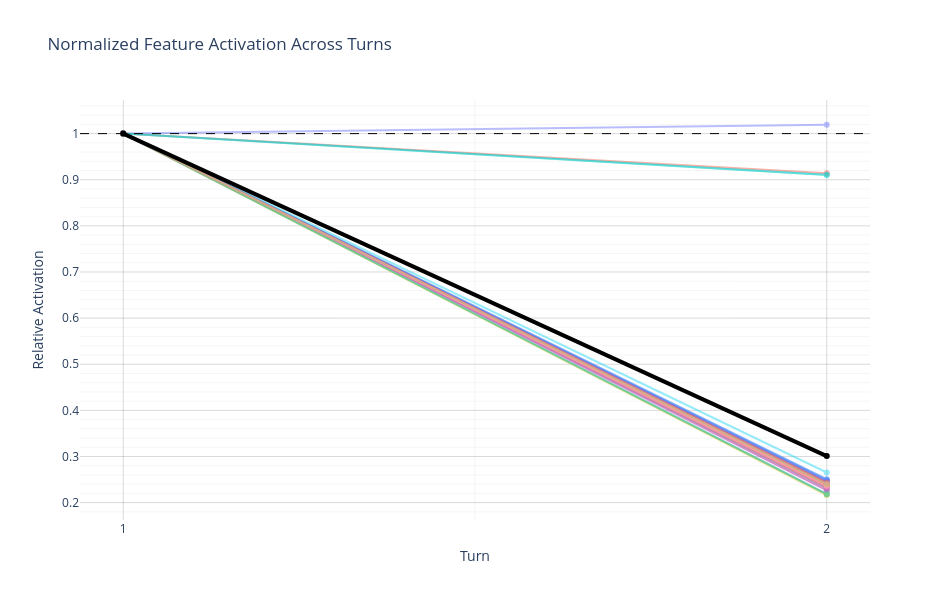

Here is the notebook cell this chart was saved with:
### Code cell
plot_per_turn(turn_fts)

### Figure 1 — Plotly figure (JSON) as saved in the notebook; plotly's stock layout.template omitted (floating-point values rounded to 4 significant figures)
{"data": [{"hovertemplate": "id=edb7ee96_2<br>turn=%{x}<br>relative activation=%{y:.4f}<extra></extra>", "mode": "lines+markers", "opacity": 0.45, "showlegend": false, "type": "scatter", "x": [1, 2], "y": [1, 1.019]}, {"hovertemplate": "id=1b455f14_2<br>turn=%{x}<br>relative activation=%{y:.4f}<extra></extra>", "mode": "lines+markers", "opacity": 0.45, "showlegend": false, "type": "scatter", "x": [1, 2], "y": [1, 0.914]}, {"hovertemplate": "id=8709e186_2<br>turn=%{x}<br>relative activation=%{y:.4f}<extra></extra>", "mode": "lines+markers", "opacity": 0.45, "showlegend": false, "type": "scatter", "x": [1, 2], "y": [1, 0.9104]}, {"hovertemplate": "id=87ef9be2_1<br>turn=%{x}<br>relative activation=%{y:.4f}<extra></extra>", "mode": "lines+markers", "opacity": 0.45, "showlegend": false, "type": "scatter", "x": [1], "y": [1]}, {"hovertemplate": "id=47b8f839_1<br>turn=%{x}<br>relative activation=%{y:.4f}<extra></extra>", "mode": "lines+markers", "opacity": 0.45, "showlegend": false, "type": "scatter", "x": [1], "y": [1]}, {"hovertemplate": "id=1bd208c9_1<br>turn=%{x}<br>relative activation=%{y:.4f}<extra></extra>", "mode": "lines+markers", "opacity": 0.45, "showlegend": false, "type": "scatter", "x": [1], "y": [1]}, {"hovertemplate": "id=2d3ee623_1<br>turn=%{x}<br>relative activation=%{y:.4f}<extra></extra>", "mode": "lines+markers", "opacity": 0.45, "showlegend": false, "type": "scatter", "x": [1], "y": [1]}, {"hovertemplate": "id=637ad2e4_2<br>turn=%{x}<br>relative activation=%{y:.4f}<extra></extra>", "mode": "lines+markers", "opacity": 0.45, "showlegend": false, "type": "scatter", "x": [1, 2], "y": [1, 0.2343]}, {"hovertemplate": "id=bba7a555_2<br>turn=%{x}<br>relative activation=%{y:.4f}<extra></extra>", "mode": "lines+markers", "opacity": 0.45, "showlegend": false, "type": "scatter", "x": [1, 2], "y": [1, 0.2366]}, {"hovertemplate": "id=6984b979_2<br>turn=%{x}<br>relative activation=%{y:.4f}<extra></extra>", "mode": "lines+markers", "opacity": 0.45, "showlegend": false, "type": "scatter", "x": [1, 2], "y": [1, 0.2387]}, {"hovertemplate": "id=77c36770_2<br>turn=%{x}<br>relative activation=%{y:.4f}<extra></extra>", "mode": "lines+markers", "opacity": 0.45, "showlegend": false, "type": "scatter", "x": [1, 2], "y": [1, 0.25]}, {"hovertemplate": "id=d24b0df2_2<br>turn=%{x}<br>relative activation=%{y:.4f}<extra></extra>", "mode": "lines+markers", "opacity": 0.45, "showlegend": false, "type": "scatter", "x": [1, 2], "y": [1, 0.2442]}, {"hovertemplate": "id=49ad9746_2<br>turn=%{x}<br>relative activation=%{y:.4f}<extra></extra>", "mode": "lines+markers", "opacity": 0.45, "showlegend": false, "type": "scatter", "x": [1, 2], "y": [1, 0.219]}, {"hovertemplate": "id=5b886786_2<br>turn=%{x}<br>relative activation=%{y:.4f}<extra></extra>", "mode": "lines+markers", "opacity": 0.45, "showlegend": false, "type": "scatter", "x": [1, 2], "y": [1, 0.2389]}, {"hovertemplate": "id=fd9e1226_2<br>turn=%{x}<br>relative activation=%{y:.4f}<extra></extra>", "mode": "lines+markers", "opacity": 0.45, "showlegend": false, "type": "scatter", "x": [1, 2], "y": [1, 0.2324]}, {"hovertemplate": "id=b6259225_2<br>turn=%{x}<br>relative activation=%{y:.4f}<extra></extra>", "mode": "lines+markers", "opacity": 0.45, "showlegend": false, "type": "scatter", "x": [1, 2], "y": [1, 0.2316]}, {"hovertemplate": "id=d6f31f9e_2<br>turn=%{x}<br>relative activation=%{y:.4f}<extra></extra>", "mode": "lines+markers", "opacity": 0.45, "showlegend": false, "type": "scatter", "x": [1, 2], "y": [1, 0.2393]}, {"hovertemplate": "id=26b83cd3_2<br>turn=%{x}<br>relative activation=%{y:.4f}<extra></extra>", "mode": "lines+markers", "opacity": 0.45, "showlegend": false, "type": "scatter", "x": [1, 2], "y": [1, 0.2362]}, {"hovertemplate": "id=7220d280_2<br>turn=%{x}<br>relative activation=%{y:.4f}<extra></extra>", "mode": "lines+markers", "opacity": 0.45, "showlegend": false, "type": "scatter", "x": [1, 2], "y": [1, 0.2458]}, {"hovertemplate": "id=9e676fcb_2<br>turn=%{x}<br>relative activation=%{y:.4f}<extra></extra>", "mode": "lines+markers", "opacity": 0.45, "showlegend": false, "type": "scatter", "x": [1, 2], "y": [1, 0.2344]}, {"hovertemplate": "id=16ff10be_2<br>turn=%{x}<br>relative activation=%{y:.4f}<extra></extra>", "mode": "lines+markers", "opacity": 0.45, "showlegend": false, "type": "scatter", "x": [1, 2], "y": [1, 0.2317]}, {"hovertemplate": "id=d68bcc2c_2<br>turn=%{x}<br>relative activation=%{y:.4f}<extra></extra>", "mode": "lines+markers", "opacity": 0.45, "showlegend": false, "type": "scatter", "x": [1, 2], "y": [1, 0.2269]}, {"hovertemplate": "id=c7a560cb_2<br>turn=%{x}<br>relative activation=%{y:.4f}<extra></extra>", "mode": "lines+markers", "opacity": 0.45, "showlegend": false, "type": "scatter", "x": [1, 2], "y": [1, 0.2446]}, {"hovertemplate": "id=573c3809_2<br>turn=%{x}<br>relative activation=%{y:.4f}<extra></extra>", "mode": "lines+markers", "opacity": 0.45, "showlegend": false, "type": "scatter", "x": [1, 2], "y": [1, 0.2507]}, {"hovertemplate": "id=931b73c0_2<br>turn=%{x}<br>relative activation=%{y:.4f}<extra></extra>", "mode": "lines+markers", "opacity": 0.45, "showlegend": false, "type": "scatter", "x": [1, 2], "y": [1, 0.2362]}, {"hovertemplate": "id=0b57bd20_2<br>turn=%{x}<br>relative activation=%{y:.4f}<extra></extra>", "mode": "lines+markers", "opacity": 0.45, "showlegend": false, "type": "scatter", "x": [1, 2], "y": [1, 0.2502]}, {"hovertemplate": "id=6ee4523a_2<br>turn=%{x}<br>relative activation=%{y:.4f}<extra></extra>", "mode": "lines+markers", "opacity": 0.45, "showlegend": false, "type": "scatter", "x": [1, 2], "y": [1, 0.2326]}, {"hovertemplate": "id=2a7a3878_2<br>turn=%{x}<br>relative activation=%{y:.4f}<extra></extra>", "mode": "lines+markers", "opacity": 0.45, "showlegend": false, "type": "scatter", "x": [1, 2], "y": [1, 0.2367]}, {"hovertemplate": "id=ae3713ee_2<br>turn=%{x}<br>relative activation=%{y:.4f}<extra></extra>", "mode": "lines+markers", "opacity": 0.45, "showlegend": false, "type": "scatter", "x": [1, 2], "y": [1, 0.2184]}, {"hovertemplate": "id=ef8d04b5_2<br>turn=%{x}<br>relative activation=%{y:.4f}<extra></extra>", "mode": "lines+markers", "opacity": 0.45, "showlegend": false, "type": "scatter", "x": [1, 2], "y": [1, 0.2344]}, {"hovertemplate": "id=dd16c546_2<br>turn=%{x}<br>relative activation=%{y:.4f}<extra></extra>", "mode": "lines+markers", "opacity": 0.45, "showlegend": false, "type": "scatter", "x": [1, 2], "y": [1, 0.2471]}, {"hovertemplate": "id=80fc385d_2<br>turn=%{x}<br>relative activation=%{y:.4f}<extra></extra>", "mode": "lines+markers", "opacity": 0.45, "showlegend": false, "type": "scatter", "x": [1, 2], "y": [1, 0.239]}, {"hovertemplate": "id=7e6445b9_2<br>turn=%{x}<br>relative activation=%{y:.4f}<extra></extra>", "mode": "lines+markers", "opacity": 0.45, "showlegend": false, "type": "scatter", "x": [1, 2], "y": [1, 0.2427]}, {"hovertemplate": "id=d67a41a1_2<br>turn=%{x}<br>relative activation=%{y:.4f}<extra></extra>", "mode": "lines+markers", "opacity": 0.45, "showlegend": false, "type": "scatter", "x": [1, 2], "y": [1, 0.2264]}, {"hovertemplate": "id=236629f6_2<br>turn=%{x}<br>relative activation=%{y:.4f}<extra></extra>", "mode": "lines+markers", "opacity": 0.45, "showlegend": false, "type": "scatter", "x": [1, 2], "y": [1, 0.2438]}, {"hovertemplate": "id=92890129_2<br>turn=%{x}<br>relative activation=%{y:.4f}<extra></extra>", "mode": "lines+markers", "opacity": 0.45, "showlegend": false, "type": "scatter", "x": [1, 2], "y": [1, 0.2653]}, {"hovertemplate": "id=56fbcb3e_2<br>turn=%{x}<br>relative activation=%{y:.4f}<extra></extra>", "mode": "lines+markers", "opacity": 0.45, "showlegend": false, "type": "scatter", "x": [1, 2], "y": [1, 0.2349]}, {"hovertemplate": "id=2ff23b91_2<br>turn=%{x}<br>relative activation=%{y:.4f}<extra></extra>", "mode": "lines+markers", "opacity": 0.45, "showlegend": false, "type": "scatter", "x": [1, 2], "y": [1, 0.2168]}, {"hovertemplate": "id=006a7c67_2<br>turn=%{x}<br>relative activation=%{y:.4f}<extra></extra>", "mode": "lines+markers", "opacity": 0.45, "showlegend": false, "type": "scatter", "x": [1, 2], "y": [1, 0.2363]}, {"hovertemplate": "id=0ca22ec6_2<br>turn=%{x}<br>relative activation=%{y:.4f}<extra></extra>", "mode": "lines+markers", "opacity": 0.45, "showlegend": false, "type": "scatter", "x": [1, 2], "y": [1, 0.216]}, {"hovertemplate": "id=4d407385_2<br>turn=%{x}<br>relative activation=%{y:.4f}<extra></extra>", "mode": "lines+markers", "opacity": 0.45, "showlegend": false, "type": "scatter", "x": [1, 2], "y": [1, 0.2472]}, {"hovertemplate": "id=c2069170_2<br>turn=%{x}<br>relative activation=%{y:.4f}<extra></extra>", "mode": "lines+markers", "opacity": 0.45, "showlegend": false, "type": "scatter", "x": [1, 2], "y": [1, 0.2425]}, {"hovertemplate": "id=878434d1_2<br>turn=%{x}<br>relative activation=%{y:.4f}<extra></extra>", "mode": "lines+markers", "opacity": 0.45, "showlegend": false, "type": "scatter", "x": [1, 2], "y": [1, 0.2181]}, {"hovertemplate": "id=7301c095_2<br>turn=%{x}<br>relative activation=%{y:.4f}<extra></extra>", "mode": "lines+markers", "opacity": 0.45, "showlegend": false, "type": "scatter", "x": [1, 2], "y": [1, 0.2413]}, {"hovertemplate": "id=0ca1e9c3_2<br>turn=%{x}<br>relative activation=%{y:.4f}<extra></extra>", "mode": "lines+markers", "opacity": 0.45, "showlegend": false, "type": "scatter", "x": [1, 2], "y": [1, 0.2398]}, {"hovertemplate": "id=c8720a4f_2<br>turn=%{x}<br>relative activation=%{y:.4f}<extra></extra>", "mode": "lines+markers", "opacity": 0.45, "showlegend": false, "type": "scatter", "x": [1, 2], "y": [1, 0.9106]}, {"hovertemplate": "id=c8cef4b5_2<br>turn=%{x}<br>relative activation=%{y:.4f}<extra></extra>", "mode": "lines+markers", "opacity": 0.45, "showlegend": false, "type": "scatter", "x": [1, 2], "y": [1, 0.2422]}, {"hovertemplate": "id=dc2a507f_2<br>turn=%{x}<br>relative activation=%{y:.4f}<extra></extra>", "mode": "lines+markers", "opacity": 0.45, "showlegend": false, "type": "scatter", "x": [1, 2], "y": [1, 0.2399]}, {"hovertemplate": "id=8cf75a38_1<br>turn=%{x}<br>relative activation=%{y:.4f}<extra></extra>", "mode": "lines+markers", "opacity": 0.45, "showlegend": false, "type": "scatter", "x": [1], "y": [1]}, {"hovertemplate": "id=2b6dfc1c_1<br>turn=%{x}<br>relative activation=%{y:.4f}<extra></extra>", "mode": "lines+markers", "opacity": 0.45, "showlegend": false, "type": "scatter", "x": [1], "y": [1]}, {"hovertemplate": "id=301e91c9_1<br>turn=%{x}<br>relative activation=%{y:.4f}<extra></extra>", "mode": "lines+markers", "opacity": 0.45, "showlegend": false, "type": "scatter", "x": [1], "y": [1]}, {"hovertemplate": "id=595f0c40_1<br>turn=%{x}<br>relative activation=%{y:.4f}<extra></extra>", "mode": "lines+markers", "opacity": 0.45, "showlegend": false, "type": "scatter", "x": [1], "y": [1]}, {"hovertemplate": "id=01a2d0f7_1<br>turn=%{x}<br>relative activation=%{y:.4f}<extra></extra>", "mode": "lines+markers", "opacity": 0.45, "showlegend": false, "type": "scatter", "x": [1], "y": [1]}, {"hovertemplate": "id=ed99531a_1<br>turn=%{x}<br>relative activation=%{y:.4f}<extra></extra>", "mode": "lines+markers", "opacity": 0.45, "showlegend": false, "type": "scatter", "x": [1], "y": [1]}, {"hovertemplate": "id=7bc7846c_1<br>turn=%{x}<br>relative activation=%{y:.4f}<extra></extra>", "mode": "lines+markers", "opacity": 0.45, "showlegend": false, "type": "scatter", "x": [1], "y": [1]}, {"hovertemplate": "id=87755bb7_1<br>turn=%{x}<br>relative activation=%{y:.4f}<extra></extra>", "mode": "lines+markers", "opacity": 0.45, "showlegend": false, "type": "scatter", "x": [1], "y": [1]}, {"hovertemplate": "id=a6ded8ab_1<br>turn=%{x}<br>relative activation=%{y:.4f}<extra></extra>", "mode": "lines+markers", "opacity": 0.45, "showlegend": false, "type": "scatter", "x": [1], "y": [1]}, {"hovertemplate": "mean<br>turn=%{x}<br>relative activation=%{y:.4f}<extra></extra>", "line": {"color": "black", "width": 4}, "mode": "lines+markers", "showlegend": false, "type": "scatter", "x": [1, 2], "y": [1.0, 0.3009]}], "layout": {"height": 600, "hovermode": "closest", "shapes": [{"line": {"color": "black", "dash": "dash", "width": 1}, "type": "line", "x0": 0, "x1": 1, "xref": "x domain", "y0": 1, "y1": 1, "yref": "y"}], "showlegend": false, "title": {"text": "Normalized Feature Activation Across Turns"}, "width": 950, "xaxis": {"dtick": 1, "gridcolor": "rgba(0,0,0,0.15)", "gridwidth": 1, "minor": {"dtick": 0.5, "gridcolor": "rgba(0,0,0,0.08)", "gridwidth": 0.5, "showgrid": true}, "showgrid": true, "tickmode": "linear", "title": {"text": "Turn"}}, "yaxis": {"gridcolor": "rgba(0,0,0,0.15)", "gridwidth": 1, "minor": {"gridcolor": "rgba(0,0,0,0.08)", "gridwidth": 0.5, "showgrid": true}, "showgrid": true, "title": {"text": "Relative Activation"}}}}
